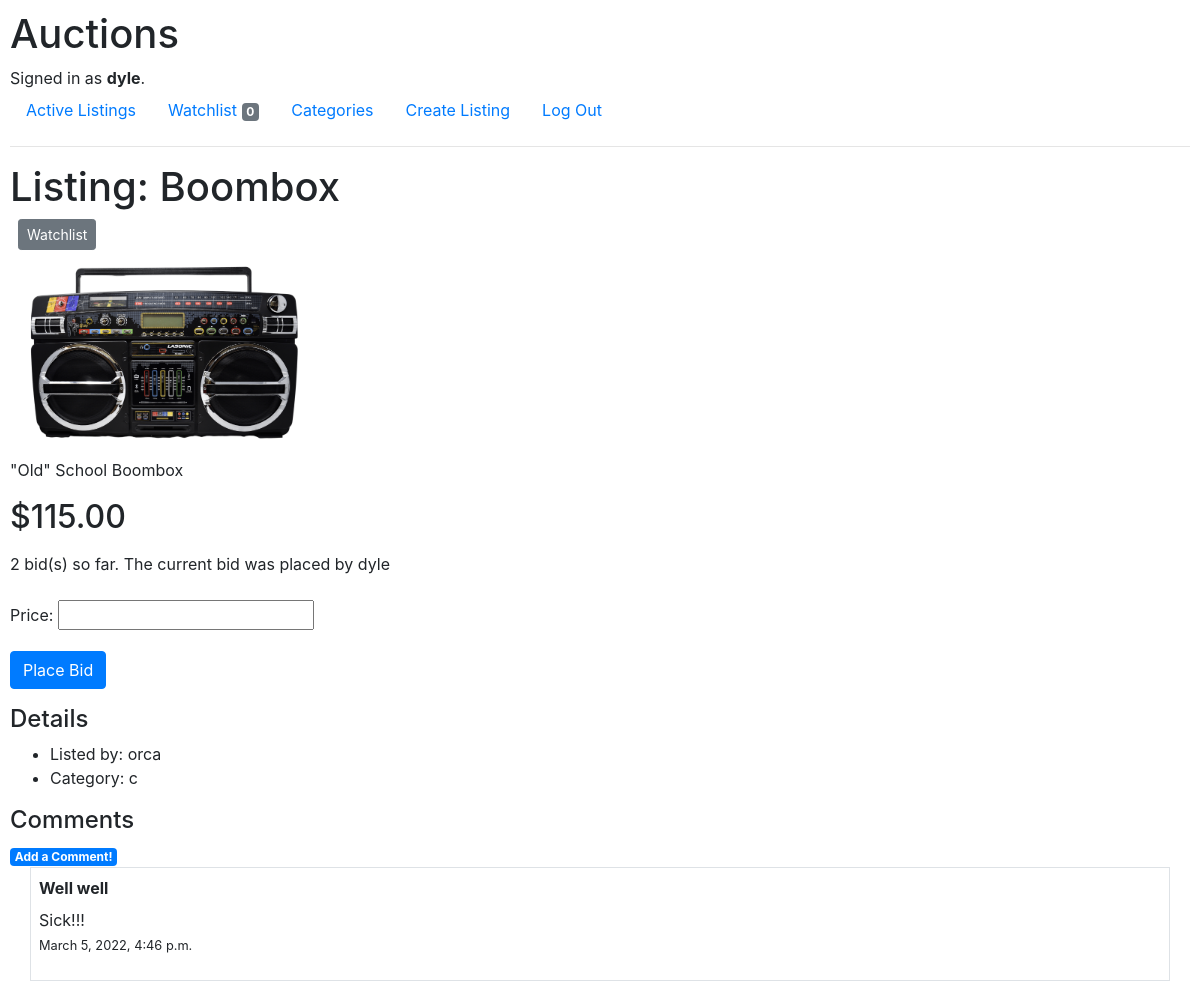
/listing/2 (signed in), run on the app's committed database.
### auctions/models.py (models this page shows, shortened)
class User(AbstractUser):
    pass

class Listing(models.Model):
    item = models.CharField(max_length=64)
    description = models.CharField(max_length=255, blank=True)
    price = models.DecimalField(max_digits=10, decimal_places=2)
    category = models.CharField(max_length=1, choices=CATEGORIES, default=CATEGORIES[4][1])
    time = models.DateTimeField(auto_now_add=True, blank=True)
    closed = models.BooleanField(default=False)
    owner = models.ForeignKey(User, on_delete=models.CASCADE, related_name="owners")
    bids = models.ManyToManyField(Bid, blank=True, related_name="bids")
    comments = models.ManyToManyField(Comment, blank=True, related_name="comments")
    image = models.ImageField(null=True, blank=True)

class Bid(models.Model):
    time = models.DateTimeField(auto_now_add=True, blank=True)
    user = models.ForeignKey(User, on_delete=models.CASCADE, related_name="user_bids")
    price = models.DecimalField(max_digits=10, decimal_places=2)

class Comment(models.Model):
    user = models.ForeignKey(User, on_delete=models.CASCADE, related_name="user_coms")
    title = models.CharField(max_length=25, default="")
    comment = models.CharField(max_length=255)
    time = models.DateTimeField(auto_now_add=True, blank=True)

### auctions/views.py (the view)
# urls.py: path("listing/<int:listing_id>", views.show_listing, name="listing")
@login_required
def show_listing(request, listing_id):
    listing = Listing.objects.get(pk=listing_id)
    if request.method == "POST":
        user = User.objects.get(username=request.user)
        if request.POST.get("button") == "Watchlist":
            if not user.watchlist.filter(listing= listing):
                watchlist = Watchlist()
                watchlist.user = user
                watchlist.listing = listing
                watchlist.save()
            else:
                user.watchlist.filter(listing=listing).delete()
            return HttpResponseRedirect(reverse('listing', args=(listing.id,)))
        if not listing.closed:
            if request.POST.get("button") == "Close":
                listing.closed = True
                listing.save()
            else:
                price = float(request.POST["price"])
                bids = listing.bids.all()
                if user.username != listing.owner.username:
                    if price <= listing.price:
                        return render(request, "auctions/listing.html", {
                            "listing": listing,
                            "form": BidForm(),
                            "message": "Error! Invalid bid amount! Bid made is equal or less than the actual price. Please Try again."
                        })
                    form = BidForm(request.POST)
                    if form.is_valid():
                        bid = form.save(commit=False)
                        bid.user = user
                        bid.save()
                        listing.bids.add(bid)
                        listing.price = price
                        listing.save()
                    else:
                        return render(request, 'auctions/listing.html', {
                            "form": form
                        })
        return HttpResponseRedirect(reverse('listing', args=(listing.id,)))
    else:
        return render(request, "auctions/listing.html", {
            "listing": listing,
            "form": BidForm(),
            "message": ""
        })

### auctions/forms.py
class BidForm(ModelForm):
  class Meta:
    model = Bid
    fields = ["price"]

### auctions/templates/auctions/listing.html (shortened to what this page needs)
{% extends 'auctions/layout.html' %}
{% block body %}
  <h1>Listing: {{ listing.item }}</h1>
  <div class="m-2">
    <form action="{% url 'listing' listing.id %}" method="POST">
      <button type="submit" name="button" value="Watchlist" class="btn btn-secondary btn-sm">Watchlist</button>
    </form>
  </div>
  <div>
    <img src="{{ listing.image.url }}" alt="image" style="width: 300px; height: auto">
  </div>
  <div>
    <p>{{ listing.description }}</p>
    <h2>${{ listing.price }}</h2>
    <form action="{% url 'listing' listing.id %}" method="POST">
      <div class="form-group">
        <label for="bid">{{ listing.bids.count }} bid(s) so far. The current bid was placed by {{ listing.bids.last.user.username }}</label>
      </div>
      <div class="form-group">
        {{ form }}
      </div>
      <div class="form-group">
        <input type="submit" name="button" class="btn btn-primary" value="Place Bid">
      </div>
    </form>
  </div>
  <div>
    <h4>Details</h4>
    <ul>
      <li>Listed by: {{ listing.owner }}</li>
      <li>Category: {{ listing.category }}</li>
    </ul>
  </div>
  <div>
    <h4>Comments</h4>
    <a href="{% url 'comment' listing.id %}"><span class="badge badge-primary">Add a Comment!</span></a>
    {% for comment in listing.comments.all %}
      <div class="container m3-5 p-2 border">
        <p><strong>{{ comment.title }}</strong></p>
        <p class="mt-n2">{{ comment.comment }}</p>
        <p class="mt-n3"><small>{{ comment.time }}</small></p>
      </div>
    {% endfor %}
  </div>
{% endblock %}

### auctions/templates/auctions/layout.html (shortened to what this page needs)
{% load static %}
<!DOCTYPE html>
<html lang="en">
    <head>
        <link rel="stylesheet" href="https://stackpath.bootstrapcdn.com/bootstrap/4.4.1/css/bootstrap.min.css">
        <link href="{% static 'auctions/styles.css' %}" rel="stylesheet">
    </head>
    <body>
        <h1>Auctions</h1>
        <div>
            {% if user.is_authenticated %}
                Signed in as <strong>{{ user.username }}</strong>.
            {% else %}
                Not signed in.
            {% endif %}
        </div>
        <ul class="nav">
            <li class="nav-item">
                <a class="nav-link" href="{% url 'index' %}">Active Listings</a>
            </li>
            {% if user.is_authenticated %}
                <li class="nav-item">
                    <a class="nav-link" href="{% url 'watchlist' %}">Watchlist <span class="badge badge-secondary">{{ user.watchlist.count }}</span></a>
                </li>
                <li class="nav-item">
                    <a class="nav-link" href="{% url 'categories' %}">Categories</a>
                </li>
                <li class="nav-item">
                    <a class="nav-link" href="{% url 'create' %}">Create Listing</a>
                </li>
                <li class="nav-item">
                    <a class="nav-link" href="{% url 'logout' %}">Log Out</a>
                </li>
            {% endif %}
        </ul>
        <hr>
        {% block body %}
        {% endblock %}
    </body>
</html>

### auctions/static/auctions/styles.css (style rules this page uses)
body { padding: 10px; }

### data on the page
User: username "dyle", watchlist.count "0"
Listing: item "Boombox", image (picture), description "\"Old\" School Boombox", price "115.00", bids.count "2", bids.last.user.username "dyle", owner "orca", category "c"
Comment: title "Well well", comment "Sick!!!", time "March 5, 2022, 4:46 p.m."
